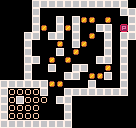

A level layout from a 2D game, rendered from its tile map. Below: a short description, then the map file with its tile-grid data intact:
An orthogonal 17x16 tile map with 8x8 px tiles, 1 tile layer (tiles).

<map version="1.0" tiledversion="1.0.2" orientation="orthogonal" renderorder="left-up" width="17" height="16" tilewidth="8" tileheight="8" nextobjectid="1">
 <tileset firstgid="1" source="tileset.tsx" />
 <layer name="tiles" width="17" height="16">
  <data encoding="csv">
0,0,0,0,5,5,5,5,5,5,5,5,5,5,5,5,0,0,0,0,0,5,0,0,0,0,0,0,0,0,0,0,5,5,0,0,0,0,5,0,0,5,0,5,1,1,0,1,0,0,5,0,0,0,0,5,1,0,5,1,5,0,0,5,5,0,3,5,0,0,0,5,5,0,5,5,0,5,0,1,0,5,0,5,5,0,0,0,5,0,0,0,1,0,5,1,0,0,5,0,5,0,0,0,0,5,0,0,0,5,0,1,0,0,0,5,0,5,0,0,0,0,5,5,0,1,0,1,0,0,0,5,5,0,5,0,0,0,0,5,0,0,5,0,0,5,5,0,0,1,0,5,0,0,0,0,5,0,0,0,0,5,5,0,1,1,5,0,5,0,5,5,5,5,5,5,1,1,0,0,0,5,0,0,0,5,0,5,2,2,2,2,5,0,0,5,5,5,5,5,5,5,5,0,5,2,5,2,2,2,0,5,5,0,0,0,0,0,0,0,0,5,2,2,2,2,0,0,0,5,0,0,0,0,0,0,0,0,5,2,2,2,2,0,0,0,5,0,0,0,0,0,0,0,0,5,5,5,5,5,5,5,5,5,0,0,0,0,0,0,0,0
</data>
 </layer>
</map>
